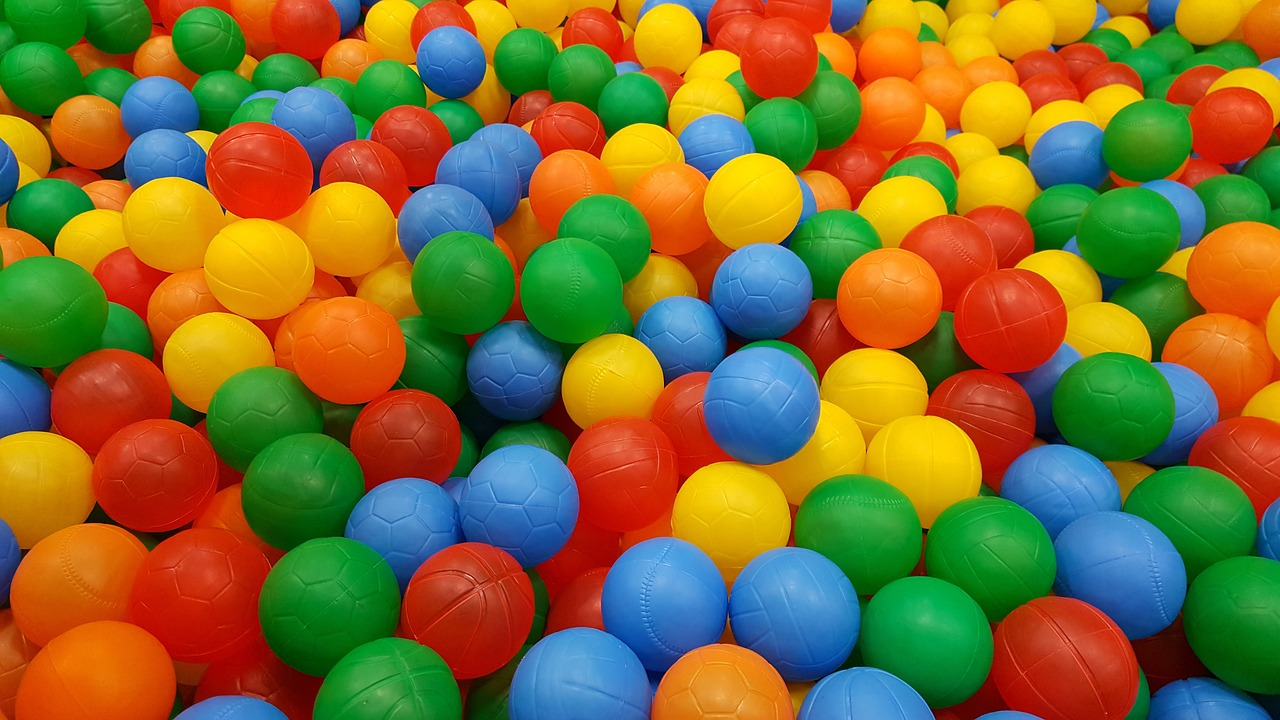
#> input picture Image_Processing/include/Multi_Color_Balls.jpg, 1280 x 720 px, found by its file name
$ python Color_Space.py
#> lines starting #> are read from the running program, lines starting #| are printed output that depends on the picture; after the words box and inside, x2 and y2 are one past the last pixel; in counts of white or black regions, pixels touching at a corner belong together
# In Open CV more than 150 color spaces exist. One among is HSV (Heu Saturation Value)

# Color Intensity and Color Inormation seprate using HSV.

import numpy as np
import cv2

frame = cv2.imread('ImageProcessing_Operations/include/Multi_Color_Balls.jpg')
#> frame is the input picture: shape (720, 1280, 3); mean B, G, R 48.7, 109.4, 127.5
#frame = cv2.imread('ImageProcessing_Operations/include/multi_color.jpg')
#cv2.imshow('Original_Result',frame)
frame = cv2.resize(frame,(300,300))
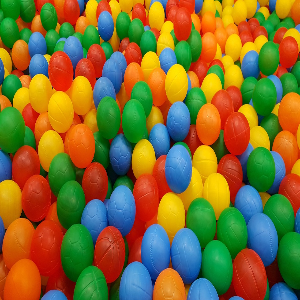
#> frame: shape (300, 300, 3); mean B, G, R 48.6, 109.3, 127.4

while True:
    hsv = cv2.cvtColor(frame,cv2.COLOR_BGR2HSV)
#> hsv: shape (300, 300, 3); mean H, S, V 44.5, 223.4, 178.2
    u_v = np.array([17,237,226]) # (b,g,r) 226, 237, 17
    l_v = np.array([12,199,190]) # 190, 199, 12
    # Creating Mask to detect specific color.
    mask = cv2.inRange(hsv, l_v, u_v)
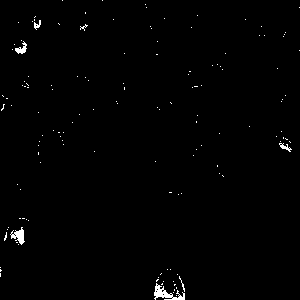
#> mask: shape (300, 300); 0.83% white; 138 white regions (132 under 20 px), largest, box (x1, y1, x2, y2) and area: (154, 283, 185, 300) 216, (10, 227, 25, 245) 132, (15, 41, 27, 54) 73, (279, 143, 292, 152) 46, (34, 20, 41, 30) 35, (179, 276, 185, 292) 22

    #Filter the pixel in image
    res = cv2.bitwise_and(frame,frame,mask=mask)

    cv2.imshow('Original_Result',frame)
    cv2.imshow('Masking Image',mask)
    cv2.imshow('Final_Result',res)
    k = cv2.waitKey(1)
#> (key q is pressed here)
    if k == ord('q'):
        break
cv2.destroyAllWindows()
